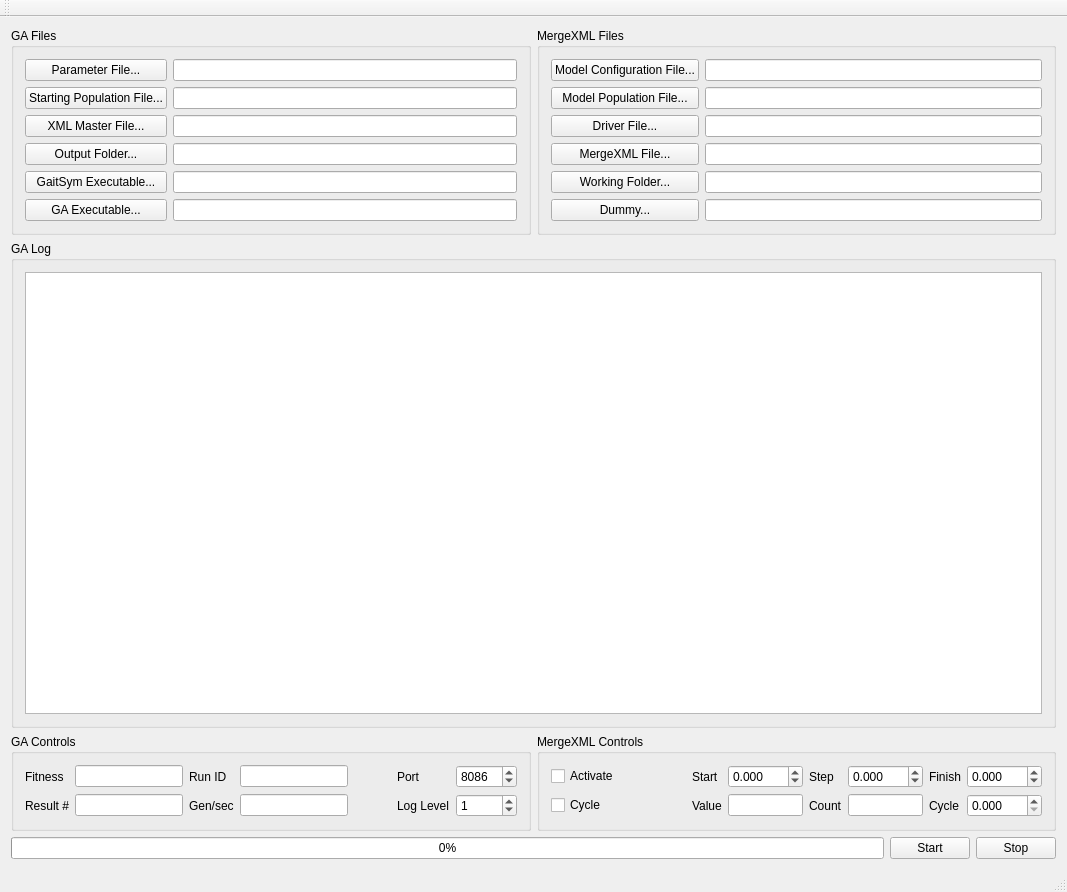
<?xml version="1.0" encoding="UTF-8"?>
<ui version="4.0">
 <class>AsynchronousGAQtWidget</class>
 <widget class="QMainWindow" name="AsynchronousGAQtWidget">
  <property name="geometry">
   <rect>
    <x>0</x>
    <y>0</y>
    <width>1067</width>
    <height>892</height>
   </rect>
  </property>
  <property name="windowTitle">
   <string>AsynchronousGAQt2019</string>
  </property>
  <widget class="QWidget" name="centralWidget">
   <layout class="QGridLayout" name="gridLayout_5">
    <item row="0" column="0">
     <widget class="QGroupBox" name="groupBoxGAFiles">
      <property name="title">
       <string>GA Files</string>
      </property>
      <layout class="QGridLayout" name="gridLayout_2">
       <item row="0" column="0">
        <widget class="QPushButton" name="pushButtonParameterFile">
         <property name="toolTip">
          <string>Required</string>
         </property>
         <property name="text">
          <string>Parameter File...</string>
         </property>
        </widget>
       </item>
       <item row="0" column="1">
        <widget class="QLineEdit" name="lineEditParameterFile">
         <property name="toolTip">
          <string>Required</string>
         </property>
        </widget>
       </item>
       <item row="1" column="0">
        <widget class="QPushButton" name="pushButtonStartingPopulationFile">
         <property name="toolTip">
          <string>Optional</string>
         </property>
         <property name="text">
          <string>Starting Population File...</string>
         </property>
        </widget>
       </item>
       <item row="1" column="1">
        <widget class="QLineEdit" name="lineEditStartingPopulationFile">
         <property name="toolTip">
          <string>Optional</string>
         </property>
        </widget>
       </item>
       <item row="2" column="0">
        <widget class="QPushButton" name="pushButtonXMLMasterFile">
         <property name="toolTip">
          <string>Required</string>
         </property>
         <property name="text">
          <string>XML Master File...</string>
         </property>
        </widget>
       </item>
       <item row="2" column="1">
        <widget class="QLineEdit" name="lineEditXMLMasterFile">
         <property name="toolTip">
          <string>Required</string>
         </property>
        </widget>
       </item>
       <item row="3" column="0">
        <widget class="QPushButton" name="pushButtonOutputFolder">
         <property name="toolTip">
          <string>Optional</string>
         </property>
         <property name="text">
          <string>Output Folder...</string>
         </property>
        </widget>
       </item>
       <item row="3" column="1">
        <widget class="QLineEdit" name="lineEditOutputFolder">
         <property name="toolTip">
          <string>Optional</string>
         </property>
        </widget>
       </item>
       <item row="4" column="0">
        <widget class="QPushButton" name="pushButtonGaitSymExecutable">
         <property name="toolTip">
          <string>Optional</string>
         </property>
         <property name="text">
          <string>GaitSym Executable...</string>
         </property>
        </widget>
       </item>
       <item row="4" column="1">
        <widget class="QLineEdit" name="lineEditGaitSymExecutable">
         <property name="toolTip">
          <string>Optional</string>
         </property>
        </widget>
       </item>
       <item row="5" column="0">
        <widget class="QPushButton" name="pushButtonGAExecutable">
         <property name="toolTip">
          <string>Optional</string>
         </property>
         <property name="text">
          <string>GA Executable...</string>
         </property>
        </widget>
       </item>
       <item row="5" column="1">
        <widget class="QLineEdit" name="lineEditGAExecutable">
         <property name="toolTip">
          <string>Optional</string>
         </property>
        </widget>
       </item>
      </layout>
     </widget>
    </item>
    <item row="0" column="1">
     <widget class="QGroupBox" name="groupBoxMergeXMLFiles">
      <property name="title">
       <string>MergeXML Files</string>
      </property>
      <layout class="QGridLayout" name="gridLayout_4">
       <item row="0" column="0">
        <widget class="QPushButton" name="pushButtonModelConfigurationFile">
         <property name="text">
          <string>Model Configuration File...</string>
         </property>
        </widget>
       </item>
       <item row="0" column="1">
        <widget class="QLineEdit" name="lineEditModelConfigurationFile"/>
       </item>
       <item row="1" column="0">
        <widget class="QPushButton" name="pushButtonModelPopulationFile">
         <property name="text">
          <string>Model Population File...</string>
         </property>
        </widget>
       </item>
       <item row="1" column="1">
        <widget class="QLineEdit" name="lineEditModelPopulationFile"/>
       </item>
       <item row="2" column="0">
        <widget class="QPushButton" name="pushButtonDriverFile">
         <property name="text">
          <string>Driver File...</string>
         </property>
        </widget>
       </item>
       <item row="2" column="1">
        <widget class="QLineEdit" name="lineEditDriverFile"/>
       </item>
       <item row="3" column="0">
        <widget class="QPushButton" name="pushButtonMergeXMLFile">
         <property name="text">
          <string>MergeXML File...</string>
         </property>
        </widget>
       </item>
       <item row="3" column="1">
        <widget class="QLineEdit" name="lineEditMergeXMLFile"/>
       </item>
       <item row="4" column="0">
        <widget class="QPushButton" name="pushButtonWorkingFolder">
         <property name="text">
          <string>Working Folder...</string>
         </property>
        </widget>
       </item>
       <item row="4" column="1">
        <widget class="QLineEdit" name="lineEditWorkingFolder"/>
       </item>
       <item row="5" column="0">
        <widget class="QPushButton" name="pushButtonDummy">
         <property name="text">
          <string>Dummy...</string>
         </property>
        </widget>
       </item>
       <item row="5" column="1">
        <widget class="QLineEdit" name="lineEditDummy"/>
       </item>
      </layout>
     </widget>
    </item>
    <item row="1" column="0" colspan="2">
     <widget class="QGroupBox" name="groupBox_2">
      <property name="title">
       <string>GA Log</string>
      </property>
      <layout class="QGridLayout" name="gridLayout">
       <item row="0" column="0">
        <widget class="QPlainTextEdit" name="plainTextEditLog">
         <property name="readOnly">
          <bool>true</bool>
         </property>
        </widget>
       </item>
      </layout>
     </widget>
    </item>
    <item row="2" column="0">
     <widget class="QGroupBox" name="groupBoxGAControls">
      <property name="title">
       <string>GA Controls</string>
      </property>
      <layout class="QGridLayout" name="gridLayout_3">
       <item row="1" column="6">
        <widget class="QSpinBox" name="spinBoxLogLevel">
         <property name="toolTip">
          <string>0 off, 1 minimal, 2 detailed</string>
         </property>
         <property name="prefix">
          <string/>
         </property>
         <property name="minimum">
          <number>0</number>
         </property>
         <property name="maximum">
          <number>3</number>
         </property>
         <property name="value">
          <number>1</number>
         </property>
        </widget>
       </item>
       <item row="0" column="5">
        <widget class="QLabel" name="label_11">
         <property name="text">
          <string>Port</string>
         </property>
         <property name="alignment">
          <set>Qt::AlignLeading|Qt::AlignLeft|Qt::AlignVCenter</set>
         </property>
        </widget>
       </item>
       <item row="1" column="1">
        <widget class="QLineEdit" name="lineEditResultNumber">
         <property name="sizePolicy">
          <sizepolicy hsizetype="Expanding" vsizetype="Fixed">
           <horstretch>0</horstretch>
           <verstretch>0</verstretch>
          </sizepolicy>
         </property>
         <property name="maximumSize">
          <size>
           <width>16777215</width>
           <height>16777215</height>
          </size>
         </property>
         <property name="baseSize">
          <size>
           <width>0</width>
           <height>0</height>
          </size>
         </property>
         <property name="alignment">
          <set>Qt::AlignRight|Qt::AlignTrailing|Qt::AlignVCenter</set>
         </property>
         <property name="readOnly">
          <bool>true</bool>
         </property>
        </widget>
       </item>
       <item row="1" column="0">
        <widget class="QLabel" name="label_6">
         <property name="text">
          <string>Result #</string>
         </property>
        </widget>
       </item>
       <item row="1" column="2">
        <widget class="QLabel" name="label_10">
         <property name="text">
          <string>Gen/sec</string>
         </property>
        </widget>
       </item>
       <item row="0" column="1">
        <widget class="QLineEdit" name="lineEditBestScore">
         <property name="maximumSize">
          <size>
           <width>16777215</width>
           <height>16777215</height>
          </size>
         </property>
         <property name="alignment">
          <set>Qt::AlignRight|Qt::AlignTrailing|Qt::AlignVCenter</set>
         </property>
         <property name="readOnly">
          <bool>true</bool>
         </property>
        </widget>
       </item>
       <item row="1" column="3">
        <widget class="QLineEdit" name="lineEditGenerationsPerSecond">
         <property name="maximumSize">
          <size>
           <width>16777215</width>
           <height>16777215</height>
          </size>
         </property>
         <property name="alignment">
          <set>Qt::AlignRight|Qt::AlignTrailing|Qt::AlignVCenter</set>
         </property>
         <property name="readOnly">
          <bool>true</bool>
         </property>
        </widget>
       </item>
       <item row="0" column="2">
        <widget class="QLabel" name="label_4">
         <property name="text">
          <string>Run ID</string>
         </property>
        </widget>
       </item>
       <item row="0" column="0">
        <widget class="QLabel" name="label_8">
         <property name="text">
          <string>Fitness</string>
         </property>
        </widget>
       </item>
       <item row="0" column="6">
        <widget class="QSpinBox" name="spinBoxPort">
         <property name="maximum">
          <number>65553</number>
         </property>
         <property name="value">
          <number>8086</number>
         </property>
        </widget>
       </item>
       <item row="1" column="5">
        <widget class="QLabel" name="label">
         <property name="text">
          <string>Log Level</string>
         </property>
        </widget>
       </item>
       <item row="0" column="3">
        <widget class="QLineEdit" name="lineEditRunID">
         <property name="maximumSize">
          <size>
           <width>16777215</width>
           <height>16777215</height>
          </size>
         </property>
         <property name="alignment">
          <set>Qt::AlignRight|Qt::AlignTrailing|Qt::AlignVCenter</set>
         </property>
         <property name="readOnly">
          <bool>true</bool>
         </property>
        </widget>
       </item>
       <item row="1" column="4">
        <spacer name="horizontalSpacer">
         <property name="orientation">
          <enum>Qt::Horizontal</enum>
         </property>
         <property name="sizeHint" stdset="0">
          <size>
           <width>40</width>
           <height>20</height>
          </size>
         </property>
        </spacer>
       </item>
       <item row="0" column="4">
        <spacer name="horizontalSpacer_2">
         <property name="orientation">
          <enum>Qt::Horizontal</enum>
         </property>
         <property name="sizeHint" stdset="0">
          <size>
           <width>40</width>
           <height>20</height>
          </size>
         </property>
        </spacer>
       </item>
      </layout>
     </widget>
    </item>
    <item row="2" column="1">
     <widget class="QGroupBox" name="groupBoxMergeXMLControls">
      <property name="title">
       <string>MergeXML Controls</string>
      </property>
      <layout class="QGridLayout" name="gridLayout_7">
       <item row="0" column="5">
        <widget class="QDoubleSpinBox" name="doubleSpinBoxStepValue">
         <property name="decimals">
          <number>3</number>
         </property>
         <property name="minimum">
          <double>-999.990000000000009</double>
         </property>
         <property name="maximum">
          <double>999.990000000000009</double>
         </property>
        </widget>
       </item>
       <item row="1" column="3">
        <widget class="QLineEdit" name="lineEditCurrentLoopValue">
         <property name="sizePolicy">
          <sizepolicy hsizetype="Ignored" vsizetype="Fixed">
           <horstretch>0</horstretch>
           <verstretch>0</verstretch>
          </sizepolicy>
         </property>
         <property name="readOnly">
          <bool>true</bool>
         </property>
        </widget>
       </item>
       <item row="1" column="7">
        <widget class="QDoubleSpinBox" name="doubleSpinBoxOutputCycle">
         <property name="decimals">
          <number>3</number>
         </property>
         <property name="maximum">
          <double>999.990000000000009</double>
         </property>
        </widget>
       </item>
       <item row="0" column="2">
        <widget class="QLabel" name="label_3">
         <property name="text">
          <string>Start</string>
         </property>
        </widget>
       </item>
       <item row="1" column="2">
        <widget class="QLabel" name="label_7">
         <property name="text">
          <string>Value</string>
         </property>
        </widget>
       </item>
       <item row="0" column="3">
        <widget class="QDoubleSpinBox" name="doubleSpinBoxStartValue">
         <property name="decimals">
          <number>3</number>
         </property>
         <property name="minimum">
          <double>-999.990000000000009</double>
         </property>
         <property name="maximum">
          <double>999.990000000000009</double>
         </property>
        </widget>
       </item>
       <item row="0" column="4">
        <widget class="QLabel" name="label_5">
         <property name="text">
          <string>Step</string>
         </property>
        </widget>
       </item>
       <item row="0" column="7">
        <widget class="QDoubleSpinBox" name="doubleSpinBoxEndValue">
         <property name="decimals">
          <number>3</number>
         </property>
         <property name="minimum">
          <double>-999.990000000000009</double>
         </property>
         <property name="maximum">
          <double>999.990000000000009</double>
         </property>
        </widget>
       </item>
       <item row="1" column="4">
        <widget class="QLabel" name="label_9">
         <property name="text">
          <string>Count</string>
         </property>
        </widget>
       </item>
       <item row="1" column="5">
        <widget class="QLineEdit" name="lineEditCurrentLoopCount">
         <property name="sizePolicy">
          <sizepolicy hsizetype="Ignored" vsizetype="Fixed">
           <horstretch>0</horstretch>
           <verstretch>0</verstretch>
          </sizepolicy>
         </property>
         <property name="readOnly">
          <bool>true</bool>
         </property>
        </widget>
       </item>
       <item row="0" column="6">
        <widget class="QLabel" name="label_2">
         <property name="text">
          <string>Finish</string>
         </property>
        </widget>
       </item>
       <item row="0" column="1">
        <spacer name="horizontalSpacer_4">
         <property name="orientation">
          <enum>Qt::Horizontal</enum>
         </property>
         <property name="sizeHint" stdset="0">
          <size>
           <width>40</width>
           <height>20</height>
          </size>
         </property>
        </spacer>
       </item>
       <item row="1" column="6">
        <widget class="QLabel" name="labelCycleTime">
         <property name="text">
          <string>Cycle</string>
         </property>
        </widget>
       </item>
       <item row="0" column="0">
        <widget class="QCheckBox" name="checkBoxMergeXMLActivate">
         <property name="text">
          <string>Activate</string>
         </property>
        </widget>
       </item>
       <item row="1" column="0">
        <widget class="QCheckBox" name="checkBoxCycleTime">
         <property name="text">
          <string>Cycle</string>
         </property>
        </widget>
       </item>
       <item row="1" column="1">
        <spacer name="horizontalSpacer_3">
         <property name="orientation">
          <enum>Qt::Horizontal</enum>
         </property>
         <property name="sizeHint" stdset="0">
          <size>
           <width>40</width>
           <height>20</height>
          </size>
         </property>
        </spacer>
       </item>
      </layout>
     </widget>
    </item>
    <item row="3" column="0" colspan="2">
     <layout class="QHBoxLayout" name="horizontalLayout">
      <item>
       <widget class="QProgressBar" name="progressBar">
        <property name="toolTip">
         <string>Progress</string>
        </property>
        <property name="value">
         <number>0</number>
        </property>
       </widget>
      </item>
      <item>
       <widget class="QPushButton" name="pushButtonStart">
        <property name="text">
         <string>Start</string>
        </property>
       </widget>
      </item>
      <item>
       <widget class="QPushButton" name="pushButtonStop">
        <property name="text">
         <string>Stop</string>
        </property>
       </widget>
      </item>
     </layout>
    </item>
   </layout>
  </widget>
  <widget class="QMenuBar" name="menuBar">
   <property name="geometry">
    <rect>
     <x>0</x>
     <y>0</y>
     <width>1067</width>
     <height>22</height>
    </rect>
   </property>
  </widget>
  <widget class="QToolBar" name="mainToolBar">
   <attribute name="toolBarArea">
    <enum>TopToolBarArea</enum>
   </attribute>
   <attribute name="toolBarBreak">
    <bool>false</bool>
   </attribute>
  </widget>
  <widget class="QStatusBar" name="statusBar"/>
  <action name="actionQuit">
   <property name="text">
    <string>Quit</string>
   </property>
   <property name="toolTip">
    <string>Quit</string>
   </property>
   <property name="shortcut">
    <string>Ctrl+Q</string>
   </property>
  </action>
  <action name="actionCut">
   <property name="text">
    <string>Cut</string>
   </property>
  </action>
  <action name="actionCopy">
   <property name="text">
    <string>Copy</string>
   </property>
  </action>
  <action name="actionPaste">
   <property name="text">
    <string>Paste</string>
   </property>
  </action>
 </widget>
 <layoutdefault spacing="6" margin="11"/>
 <tabstops>
  <tabstop>pushButtonParameterFile</tabstop>
  <tabstop>lineEditParameterFile</tabstop>
  <tabstop>pushButtonStartingPopulationFile</tabstop>
  <tabstop>lineEditStartingPopulationFile</tabstop>
  <tabstop>pushButtonXMLMasterFile</tabstop>
  <tabstop>lineEditXMLMasterFile</tabstop>
  <tabstop>pushButtonOutputFolder</tabstop>
  <tabstop>lineEditOutputFolder</tabstop>
  <tabstop>plainTextEditLog</tabstop>
  <tabstop>spinBoxLogLevel</tabstop>
  <tabstop>pushButtonModelConfigurationFile</tabstop>
  <tabstop>lineEditModelConfigurationFile</tabstop>
  <tabstop>pushButtonModelPopulationFile</tabstop>
  <tabstop>lineEditModelPopulationFile</tabstop>
  <tabstop>pushButtonDriverFile</tabstop>
  <tabstop>lineEditDriverFile</tabstop>
  <tabstop>pushButtonWorkingFolder</tabstop>
  <tabstop>lineEditWorkingFolder</tabstop>
  <tabstop>checkBoxMergeXMLActivate</tabstop>
  <tabstop>pushButtonStart</tabstop>
  <tabstop>pushButtonStop</tabstop>
 </tabstops>
 <resources>
  <include location="Resources.qrc"/>
 </resources>
 <connections/>
</ui>
